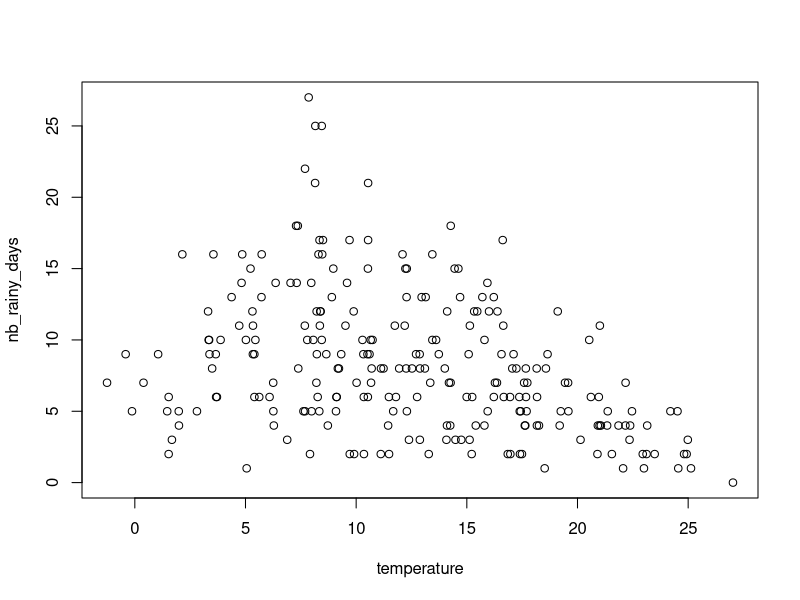

Write R code to recreate this figure. (Note: this script raises an error after producing the figure.)
## ---- chunk 1
knitr::opts_chunk$set(
  # pour l'énoncé
  echo=FALSE, eval=FALSE
  # pour la correction
  # echo=TRUE, eval=TRUE
)
options(stringsAsFactors=TRUE)
## ---- chunk 2
d <- read.csv("meteo/monthly.csv")
head(d)

plot(nb_rainy_days ~ temperature, data=d)

m <- lm(nb_day_rain ~ temperature, data=d)
plot(m, 1)
shapiro.test(residuals(m))

hist(d$nb_rainy_days, breaks=30)
plot()
plot(dpois((0:100)/100, 8))

## ---- chunk 3

